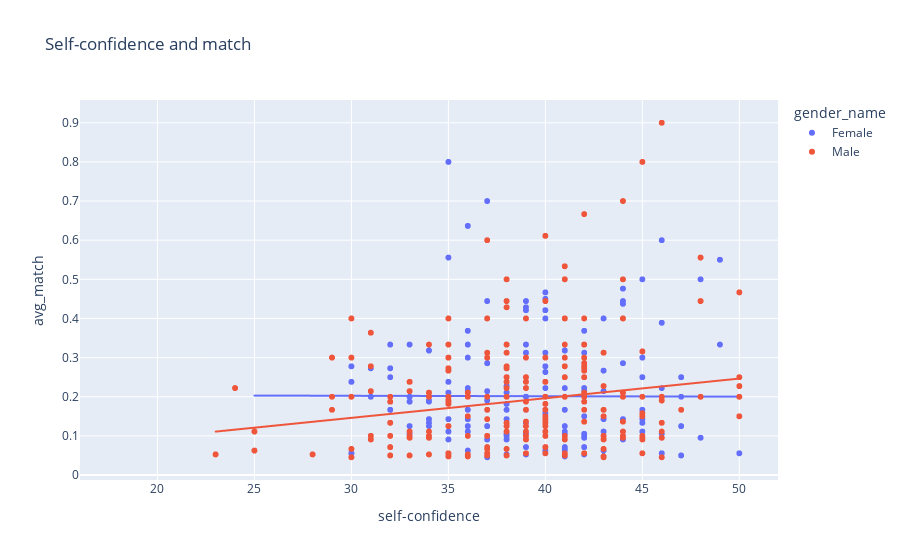

Notebook code cell kept with this figure:
### Code cell
fig = px.scatter(sd_avg, x = "self-confidence", y = "avg_match",color = "gender_name",
                 trendline = "ols", title="Self-confidence and match")
fig.show()

### Figure 1 — Plotly figure (JSON) as saved in the notebook; plotly's stock layout.template omitted (floating-point values rounded to 4 significant figures; data arrays with more than 128 entries replaced by an {"elided": "..."} marker saying what was removed)
{"data": [{"hovertemplate": "gender_name=Female<br>self-confidence=%{x}<br>avg_match=%{y}<extra></extra>", "legendgroup": "Female", "marker": {"color": "#636efa", "symbol": "circle"}, "mode": "markers", "name": "Female", "showlegend": true, "type": "scattergl", "x": {"elided": "4184 int values"}, "xaxis": "x", "y": {"elided": "4184 float values"}, "yaxis": "y"}, {"hovertemplate": "<b>OLS trendline</b><br>avg_match = -0.000111322 * self-confidence + 0.205822<br>R<sup>2</sup>=0.000013<br><br>gender_name=Female<br>self-confidence=%{x}<br>avg_match=%{y} <b>(trend)</b><extra></extra>", "legendgroup": "Female", "marker": {"color": "#636efa", "symbol": "circle"}, "mode": "lines", "name": "Female", "showlegend": false, "type": "scattergl", "x": {"elided": "3346 int values"}, "xaxis": "x", "y": {"elided": "3346 float values"}, "yaxis": "y"}, {"hovertemplate": "gender_name=Male<br>self-confidence=%{x}<br>avg_match=%{y}<extra></extra>", "legendgroup": "Male", "marker": {"color": "#EF553B", "symbol": "circle"}, "mode": "markers", "name": "Male", "showlegend": true, "type": "scattergl", "x": {"elided": "4194 int values"}, "xaxis": "x", "y": {"elided": "4194 float values"}, "yaxis": "y"}, {"hovertemplate": "<b>OLS trendline</b><br>avg_match = 0.00501765 * self-confidence + -0.00443924<br>R<sup>2</sup>=0.036672<br><br>gender_name=Male<br>self-confidence=%{x}<br>avg_match=%{y} <b>(trend)</b><extra></extra>", "legendgroup": "Male", "marker": {"color": "#EF553B", "symbol": "circle"}, "mode": "lines", "name": "Male", "showlegend": false, "type": "scattergl", "x": {"elided": "3564 int values"}, "xaxis": "x", "y": {"elided": "3564 float values"}, "yaxis": "y"}], "layout": {"legend": {"title": {"text": "gender_name"}, "tracegroupgap": 0}, "title": {"text": "Self-confidence and match"}, "xaxis": {"anchor": "y", "domain": [0, 1], "title": {"text": "self-confidence"}}, "yaxis": {"anchor": "x", "domain": [0, 1], "title": {"text": "avg_match"}}}}
